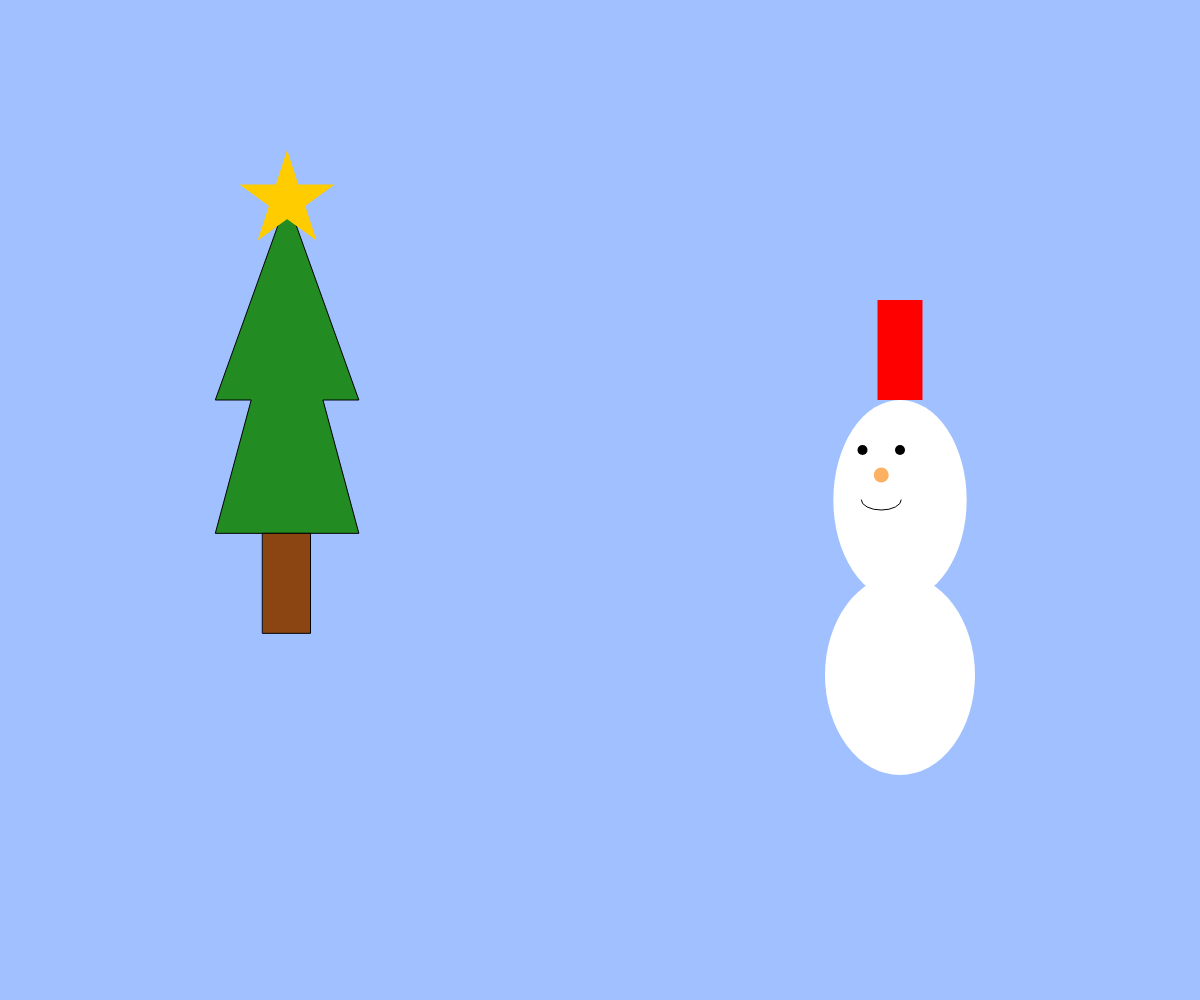
Frame 1 (no input)
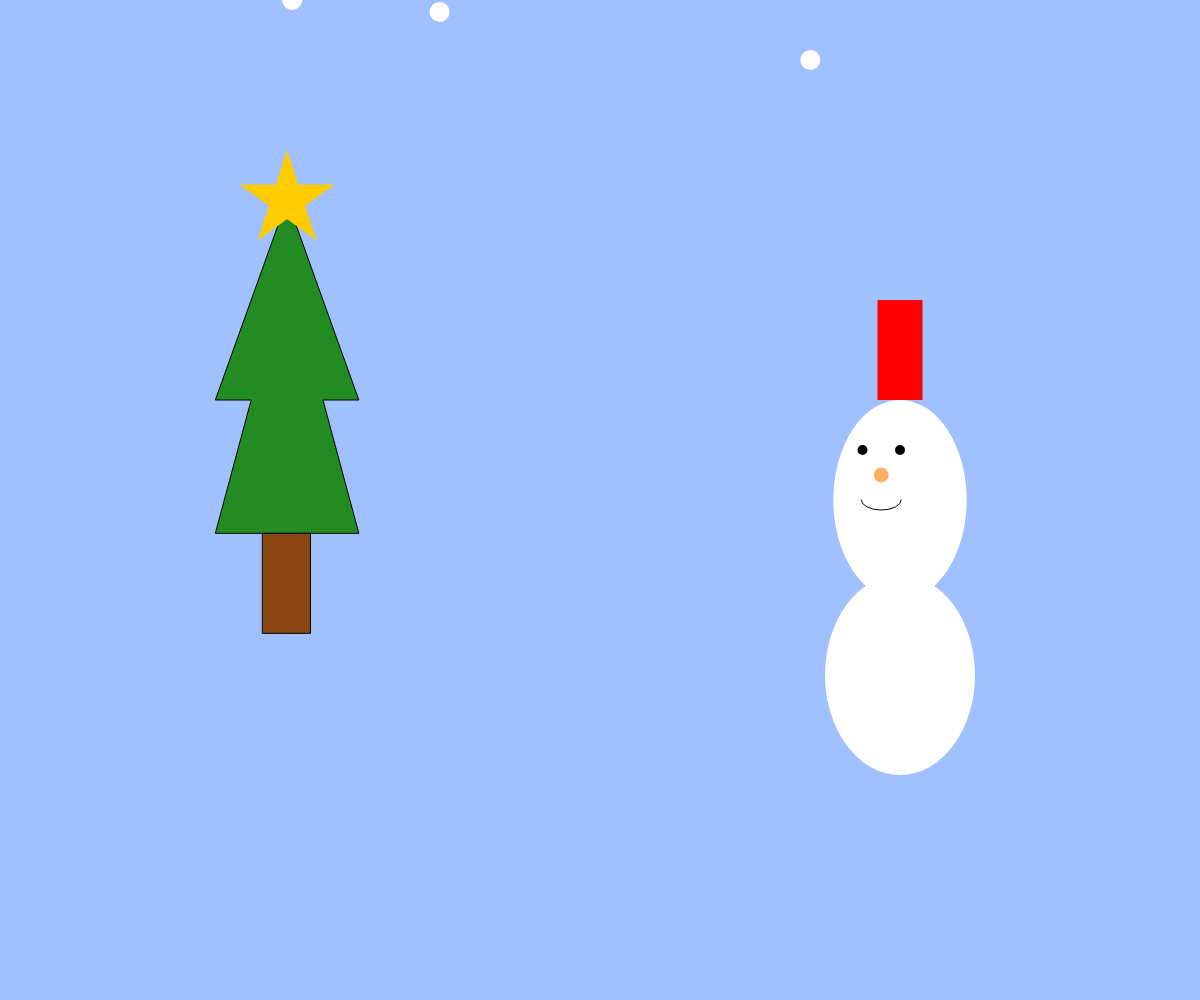
Frame 60 (no input)
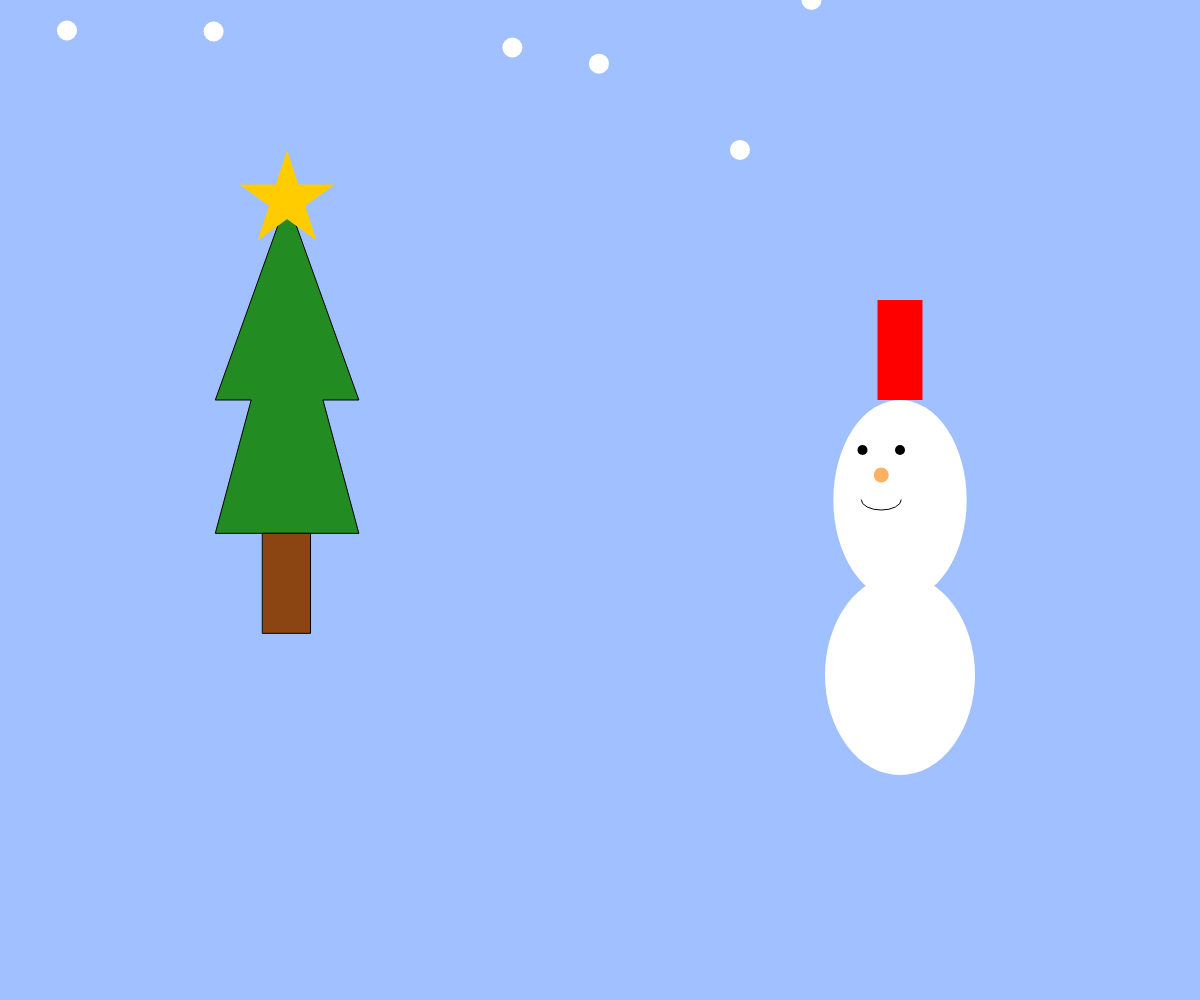
Frame 120 (the mouse pressed at the canvas centre since frame 60)

The p5.js sketch that drew these frames (run headless with seeded random() and noise() and a simulated clock; from frame 60 on, the mouse is pressed at the canvas centre):

// p5.js sketch
// ── sketch.js
alert('Aを押すと雪が大きくなり、Lを押すと雪が小さくなります') ///setup, draw以外の関数



let balls = [];
let snowpiles = [];
let snowsize = 20

function setup() {
  createCanvas(windowWidth, windowHeight);
}

function draw() {
  background(160, 192, 255);

  
  if (keyIsDown("A".charCodeAt(0))){
    snowsize += 5;
  } else if(keyIsDown("L".charCodeAt(0))){
    snowsize -= 1;
  }

  if (frameCount % 20 === 0) {
    const b = {
      x: random(width),
      y: 0,
      size: snowsize,
      vx: random(-2, 2),
      vy: random(0, 2)
    };
    balls.push(b);

  if(snowsize<0){snowsize=1}
  if(snowsize>40){snowsize=40}
  
 }
   
  

  // 雪の描画と移動
  for (let i = 0; i < balls.length; i++) {
    let b1 = balls[i];
    noStroke();
    fill(255);
    ellipse(b1.x, b1.y, b1.size);
    b1.x += b1.vx;
    b1.y += b1.vy;

    if (b1.y > height - 10) {
      // ボールを地面の高さに補正
      b1.y = height - 10;

      let snowPile = {
        x: b1.x,
        y: b1.y,
        size: b1.size
      };
      snowpiles.push(snowPile);

      // ボールを削除
      balls.splice(i, 1);
      i--;
    } else if (b1.x < 0 || b1.x > width || b1.y < 0 || b1.y > height) {
      // ボールが画面外に出たら削除
      balls.splice(i, 1);
      i--;
    }
  }

  // 雪の積もりを描画
  fill(255); // 雪の色
  for (let i = 0; i < snowpiles.length; i++) {
    let pile = snowpiles[i];
    ellipse(pile.x, pile.y, pile.size);
  }

  {
  fill(255);
  noStroke();
  ellipse(width*6/8,height*6.75/10,width/8,height*2/10);
  //の中心,中心,半径,半径
  ellipse(width*6/8,height*5/10,width/9,height*2/10);
  //円の中心,中心,半径,半径

//雪だるまの帽子△ver
//fill(255,0,0);
//noStroke();
//beginShape();
//vertex(width*6/8,height*3/10);
//vertex(width*6.4/8,height*4/10);
//vertex(width*5.6/8,height*4/10);
//endShape(CLOSE);

//雪だるまの帽子□ver
fill(255,0,0);
noStroke();
rect(width*5.85/8,height*3/10,width*1.5/40,height/10)

//雪だるまの顔の中身
fill(0);
  noStroke(0);
  ellipse(width*23/32,height*9/20,10,10);
  ellipse(width*24/32,height*9/20,10,10);

  fill(251,177,97);
  noStroke();
  ellipse(width*47/64,height*19/40,15,15);

  fill(255);
  stroke(0)
  arc(width*47/64,height*10/20,40,20,0,PI);

}

 

  // 木の葉（手動で描画）
  fill(34, 139, 34); // 緑
  beginShape();
  
  let x=windowWidth/4.18
  let y=windowHeight/5
  vertex(x, y); // 上部中央
  vertex(x*1.25, y*2); // 右上
  vertex(x*1.125, y*2); // 右中
  vertex(x*1.25, y*400/150); //　右下
  vertex(x*150/200, y*400/150); //　左下
  vertex(x*175/200, y*2); // 左中
  vertex(x*150/200, y*2); // 左上
  endShape(CLOSE);

  fill(139, 69, 19); // 茶色
  rect(x*183/200, y*400/150,(x*1.25-x*150/200)/3 , 100);


  noStroke()
    fill(255, 204, 0);
    beginShape();
    for(let z = 0; z < 5; z++){
      let theta = TWO_PI * z * 2 / 5 - HALF_PI;
      let r= windowWidth/4.18+ cos(theta) * 50;
      //画面横幅の２分の１が星の中心のx座標→「2」を変更してクリスマスツリーの頂点に合わせる
      let k= windowHeight/5+ sin(theta) * 50;
      //画面縦幅の２分の１が星の中心のy座標→「２」を変更してクリスマスツリーの頂点に合わせる
      vertex(r, k);
     }
    endShape(CLOSE);
    }






function windowResized() {
  resizeCanvas(windowWidth, windowHeight);
}
